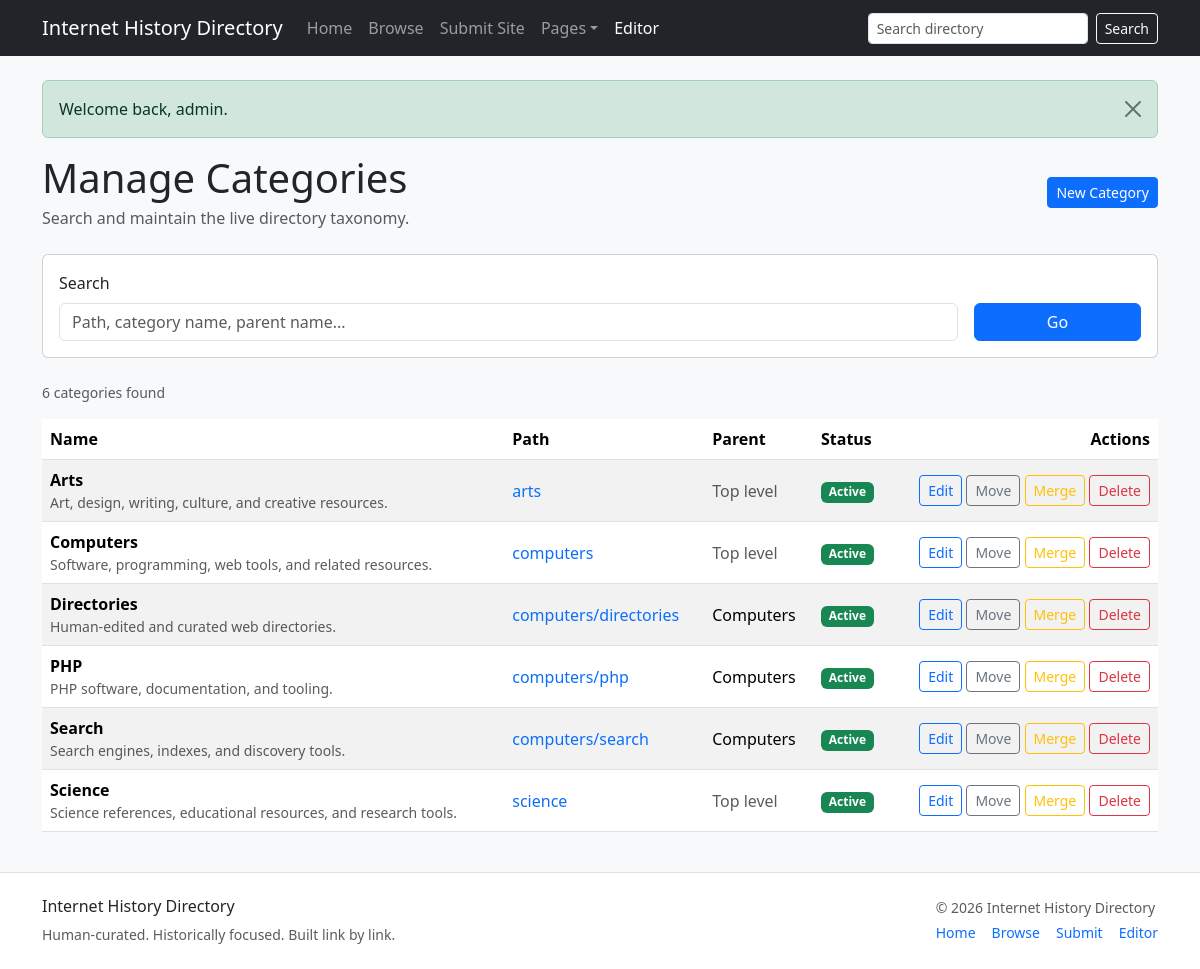
Screenshot of /editor/categories (signed in) with the database file from the repository.
### tables this page shows
CREATE TABLE categories (
    id INT UNSIGNED AUTO_INCREMENT PRIMARY KEY,
    parent_id INT UNSIGNED NULL,
    slug VARCHAR(150) NOT NULL,
    path VARCHAR(500) NOT NULL,
    name VARCHAR(150) NOT NULL,
    description TEXT NULL,
    sort_order INT NOT NULL DEFAULT 0,
    is_active TINYINT(1) NOT NULL DEFAULT 1,
    is_featured TINYINT(1) NOT NULL DEFAULT 0,
    source_type ENUM('manual','dmoz_import') NOT NULL DEFAULT 'manual',
    source_key VARCHAR(255) NULL,
    import_batch_id INT UNSIGNED NULL,
    created_at DATETIME NOT NULL DEFAULT CURRENT_TIMESTAMP,
    updated_at DATETIME NOT NULL DEFAULT CURRENT_TIMESTAMP,
    CONSTRAINT fk_categories_parent FOREIGN KEY (parent_id) REFERENCES categories(id) ON DELETE SET NULL,
    UNIQUE KEY uq_categories_path (path(191)),
    KEY idx_categories_parent (parent_id),
    KEY idx_categories_slug (slug),
    KEY idx_categories_import_batch (import_batch_id)
);

### app/Core/Controller.php (called while the page is built, shortened)
<?php
class Controller
{
    protected function view(string $view, array $data = []): void
    {
        $data['headerSearchQuery'] = $data['headerSearchQuery'] ?? trim((string) ($_GET['q'] ?? ''));
        extract($data, EXTR_SKIP);
        $viewFile = dirname(__DIR__) . '/Views/' . $view . '.php';
        require dirname(__DIR__) . '/Views/layouts/header.php';
        require $viewFile;
        require dirname(__DIR__) . '/Views/layouts/footer.php';
    }
}

### app/Controllers/EditorCategoryController.php (called while the page is built, shortened)
<?php
class EditorCategoryController extends Controller
{
    public function index(): void
    {
        $categoryModel = new Category($this->db);
        $query = trim((string) ($_GET['q'] ?? ''));
        $page = max(1, (int) ($_GET['page'] ?? 1));
        $perPage = 50;
        $result = $categoryModel->searchForEditor($query, $page, $perPage);
        $this->view('editor/categories/index', [
            'pageTitle' => 'Manage Categories',
            'categories' => $result['rows'],
            'pagination' => $result['pagination'],
            'query' => $query,
            'total' => $result['total'],
        ]);
    }
}

### public/index.php (called while the page is built, shortened)
<?php
$basePath = dirname(__DIR__);
require $basePath . '/app/helpers.php';
$appConfig = require $basePath . '/config/app.php';
$dbConfig = require $basePath . '/config/database.php';
$db = new App\Core\Database($dbConfig);
$router = new App\Core\Router();
$router->dispatch($_SERVER['REQUEST_METHOD'], $_SERVER['REQUEST_URI'], $db, $appConfig);

### app/helpers.php (called while the page is built, shortened)
<?php
function config(string $key, $default = null)
{
    $config = $GLOBALS['app_config'] ?? [];
    return $config[$key] ?? $default;
}
function e(?string $value): string
{
    return htmlspecialchars((string) $value, ENT_QUOTES, 'UTF-8');
}
function base_url(string $path = ''): string
{
    $base = rtrim((string) config('base_url', ''), '/');
    $path = '/' . ltrim($path, '/');
    if ($base === '') {
        return $path;
    }
    return $base . $path;
}
function build_pagination(int $total, int $page, int $perPage): array
{
    $totalPages = max(1, (int) ceil($total / max(1, $perPage)));
    $page = max(1, min($page, $totalPages));
    $offset = ($page - 1) * $perPage;
    return [
        'page' => $page,
        'per_page' => $perPage,
        'total' => $total,
        'total_pages' => $totalPages,
        'offset' => $offset,
        'has_prev' => $page > 1,
        'has_next' => $page < $totalPages,
    ];
}
function display_name(?string $name): string
{
    return str_replace('_', ' ', (string) $name);
}

### app/Models/Category.php (called while the page is built, shortened)
<?php
class Category
{
    protected Database $db;
    public function __construct(Database $db)
    {
        $this->db = $db;
    }
    public function searchForEditor(string $query = '', int $page = 1, int $perPage = 50): array
    {
        $query = trim($query);
        $page = max(1, $page);
        $perPage = max(1, $perPage);
        $whereSql = '';
        $params = [];
        $total = (int) $this->db->fetchValue(
            'SELECT COUNT(*)
             FROM categories c
             LEFT JOIN categories p ON p.id = c.parent_id' . $whereSql,
            $params
        );
        $pagination = build_pagination($total, $page, $perPage);
        $rows = $this->db->fetchAll(
            'SELECT c.*, p.name AS parent_name
             FROM categories c
             LEFT JOIN categories p ON p.id = c.parent_id' . $whereSql . '
             ORDER BY c.path ASC
             LIMIT ' . (int) $pagination['per_page'] . ' OFFSET ' . (int) $pagination['offset'],
            $params
        );
        return [
            'rows' => $rows,
            'total' => $total,
            'pagination' => $pagination,
        ];
    }
}

### app/Core/Database.php (called while the page is built, shortened)
<?php
class Database
{
    private PDO $pdo;
    public function __construct(array $config)
    {
        $dsn = sprintf(
            'mysql:host=%s;port=%d;dbname=%s;charset=%s',
            $config['host'],
            $config['port'],
            $config['database'],
            $config['charset']
        );
        $this->pdo = new PDO($dsn, $config['username'], $config['password'], [
            PDO::ATTR_ERRMODE => PDO::ERRMODE_EXCEPTION,
            PDO::ATTR_DEFAULT_FETCH_MODE => PDO::FETCH_ASSOC,
        ]);
    }
    public function query(string $sql, array $params = []): PDOStatement
    {
        $stmt = $this->pdo->prepare($sql);
        $stmt->execute($params);
        return $stmt;
    }
    public function fetchAll(string $sql, array $params = []): array
    {
        return $this->query($sql, $params)->fetchAll();
    }
    public function fetchValue(string $sql, array $params = [])
    {
        return $this->query($sql, $params)->fetchColumn();
    }
}

### app/Views/editor/categories/index.php (the view, shortened to what this page needs)
<div class="d-flex justify-content-between align-items-center mb-4">
    <div>
        <h1 class="mb-1">Manage Categories</h1>
        <p class="text-muted mb-0">Search and maintain the live directory taxonomy.</p>
    </div>
    <div>
        <a href="<?= e(base_url('/editor/categories/create')) ?>" class="btn btn-primary btn-sm">New Category</a>
    </div>
</div>
<form method="get" action="<?= e(base_url('/editor/categories')) ?>" class="card card-body mb-4">
    <div class="row g-3 align-items-end">
        <div class="col-md-10">
            <label for="q" class="form-label">Search</label>
            <input
                type="text"
                class="form-control"
                id="q"
                name="q"
                value="<?= e($query ?? '') ?>"
                placeholder="Path, category name, parent name..."
            >
        </div>
        <div class="col-md-2">
            <button type="submit" class="btn btn-primary w-100">Go</button>
        </div>
    </div>
</form>
<div class="d-flex justify-content-between align-items-center mb-3 small text-muted">
    <div>
        <?= (int) ($total ?? 0) ?> categor<?= ((int) ($total ?? 0) === 1) ? 'y' : 'ies' ?> found
    </div>
</div>
<?php if (empty($categories ?? [])): ?>
    <div class="alert alert-info">No categories matched your search.</div>
<?php else: ?>
    <div class="table-responsive">
        <table class="table table-striped table-hover align-middle">
            <thead>
                <tr>
                    <th>Name</th>
                    <th>Path</th>
                    <th>Parent</th>
                    <th>Status</th>
                    <th class="text-end">Actions</th>
                </tr>
            </thead>
            <tbody>
                <?php foreach (($categories ?? []) as $category): ?>
                    <tr>
                        <td>
                            <div class="fw-semibold"><?= e(display_name($category['name'] ?? '')) ?></div>
                            <?php if (!empty($category['description'])): ?>
                                <div class="small text-muted"><?= e(mb_strimwidth((string) $category['description'], 0, 120, '...')) ?></div>
                            <?php endif; ?>
                        </td>
                        <td>
                            <a href="<?= e(base_url('/category/' . ($category['path'] ?? ''))) ?>" target="_blank" class="text-decoration-none">
                                <?= e($category['path'] ?? '') ?>
                            </a>
                        </td>
                        <td>
                            <?php if (!empty($category['parent_name'])): ?>
                                <?= e(display_name($category['parent_name'])) ?>
                            <?php else: ?>
                                <span class="text-muted">Top level</span>
                            <?php endif; ?>
                        </td>
                        <td>
                            <?php if ((int) ($category['is_active'] ?? 0) === 1): ?>
                                <span class="badge bg-success">Active</span>
                            <?php else: ?>
                                <span class="badge bg-secondary">Inactive</span>
                            <?php endif; ?>
                        </td>
                        <td class="text-end text-nowrap">
                            <a href="<?= e(base_url('/editor/categories/' . (int) ($category['id'] ?? 0) . '/edit')) ?>" class="btn btn-sm btn-outline-primary">Edit</a>
                            <a href="<?= e(base_url('/editor/categories/' . (int) ($category['id'] ?? 0) . '/move')) ?>" class="btn btn-sm btn-outline-secondary">Move</a>
                            <a href="<?= e(base_url('/editor/categories/' . (int) ($category['id'] ?? 0) . '/merge')) ?>" class="btn btn-sm btn-outline-warning">Merge</a>
                            <a href="<?= e(base_url('/editor/categories/' . (int) ($category['id'] ?? 0) . '/delete')) ?>" class="btn btn-sm btn-outline-danger">Delete</a>
                        </td>
                    </tr>
                <?php endforeach; ?>
            </tbody>
        </table>
    </div>
<?php endif; ?>

### app/Core/Router.php (shortened to what this page needs)
<?php
class Router
{
    private array $routes = [];
    private function addRoute(string $method, string $pattern, array $handler): void
    {
        $this->routes[] = compact('method', 'pattern', 'handler');
    }
    public function dispatch(string $method, string $uri, Database $db, array $appConfig): void
    {
        $path = parse_url($uri, PHP_URL_PATH) ?: '/';
        foreach ($this->routes as $route) {
            if ($route['method'] !== strtoupper($method)) {
                continue;
            }
            $params = $this->match($route['pattern'], $path);
            if ($params === null) {
                continue;
            }
            [$controllerClass, $action] = $route['handler'];
            $controller = new $controllerClass($db, $appConfig);
            $controller->$action(...array_values($params));
            return;
        }
    }
    private function match(string $pattern, string $path): ?array
    {
        $regex = preg_replace_callback('/\{([a-zA-Z_][a-zA-Z0-9_]*)(:([^}]+))?\}/', function ($matches) {
            $name = $matches[1];
            $subPattern = $matches[3] ?? '[^/]+';
            return '(?P<' . $name . '>' . $subPattern . ')';
        }, $pattern);
        $regex = '#^' . $regex . '$#';
        if (!preg_match($regex, $path, $matches)) {
            return null;
        }
        $params = [];
        return $params;
    }
}

### public/assets/css/app.css (style rules this page uses)
body { min-height: 100vh; }

### rows the page displays
categories: name "Arts", description "Art, design, writing, culture, and creative resources.", path "arts", shows "Top level", is_active "Active"
categories: name "Computers", description "Software, programming, web tools, and related resources.", path "computers", shows "Top level", is_active "Active"
categories: name "Directories", description "Human-edited and curated web directories.", path "computers/directories", parent.name "Computers", is_active "Active"
categories: name "PHP", description "PHP software, documentation, and tooling.", path "computers/php", parent.name "Computers", is_active "Active"
categories: name "Search", description "Search engines, indexes, and discovery tools.", path "computers/search", parent.name "Computers", is_active "Active"
categories: name "Science", description "Science references, educational resources, and research tools.", path "science", shows "Top level", is_active "Active"

### other values shown
$total "6"
